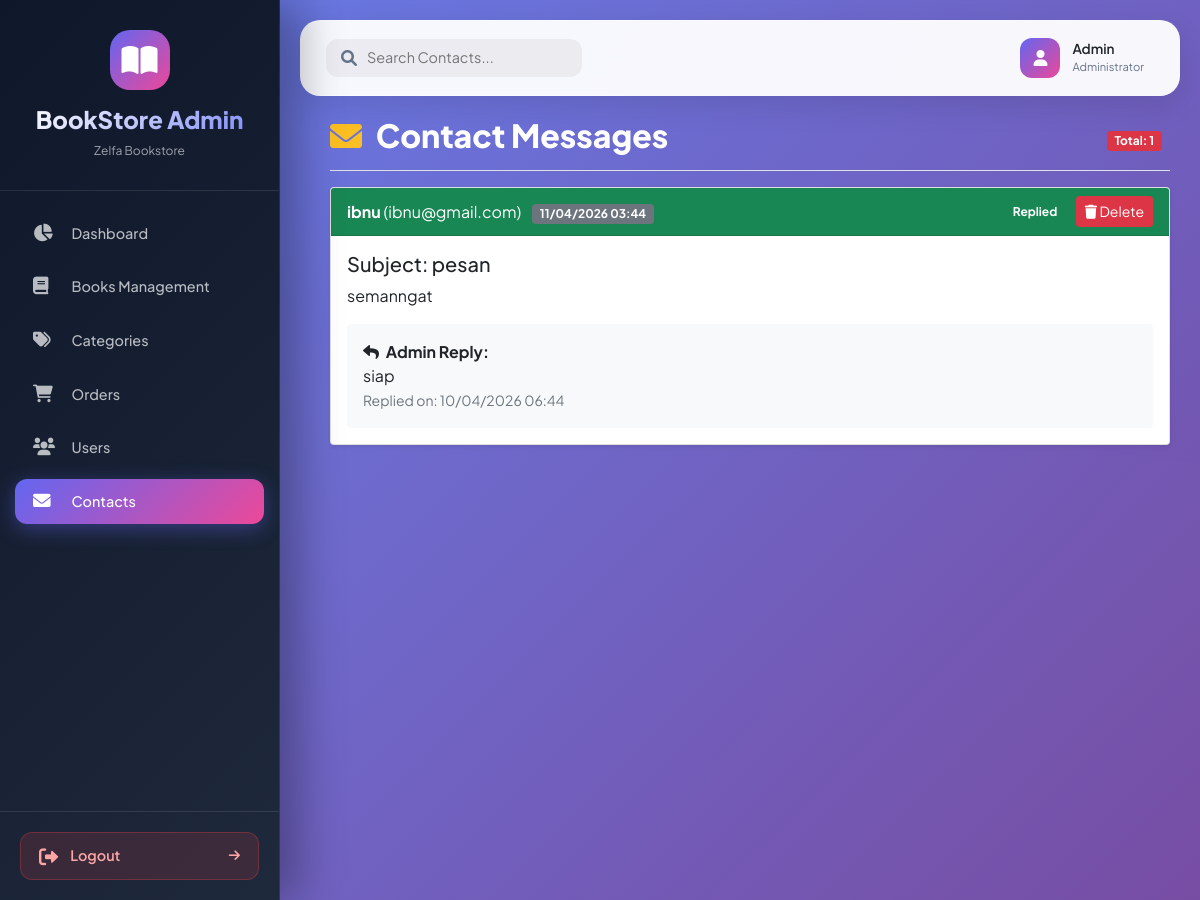
Screenshot of /admin?page=contacts (signed in) with the database file from the repository.
### tables this page shows
CREATE TABLE IF NOT EXISTS `contacts` (
  `id_contact` int NOT NULL AUTO_INCREMENT,
  `id_user` int DEFAULT NULL,
  `name` varchar(100) DEFAULT NULL,
  `email` varchar(100) NOT NULL,
  `subjek` varchar(200) NOT NULL,
  `pesan` text NOT NULL,
  `status` enum('unread','read','replied') NOT NULL DEFAULT 'unread',
  `balasan_admin` text,
  `replied_at` datetime DEFAULT NULL,
  `created_at` timestamp NOT NULL DEFAULT CURRENT_TIMESTAMP,
  PRIMARY KEY (`id_contact`),
  KEY `id_user` (`id_user`),
  CONSTRAINT `contacts_ibfk_1` FOREIGN KEY (`id_user`) REFERENCES `users` (`id_user`) ON DELETE SET NULL ON UPDATE CASCADE
);

### admin/pages/contacts/index.php (the view, shortened to what this page needs)
<?php
$stmt = $pdo->query("SELECT * FROM contacts ORDER BY created_at DESC");
$contacts = $stmt->fetchAll();
?>
<div class="d-flex justify-content-between flex-wrap flex-md-nowrap align-items-center pt-3 pb-2 mb-3 border-bottom">
    <h1 class="h2" style="color: #ffffff; font-weight: 800;">
        <i class="fas fa-envelope me-2" style="color: #fbbf24;"></i> Contact Messages
    </h1>
    <div>
        <span class="badge bg-danger me-2">Total: <?php echo count($contacts); ?></span>
    </div>
</div>
<?php if (empty($contacts)): ?>
<div class="alert alert-info text-center">
    <i class="fas fa-inbox fa-2x mb-2 d-block"></i>
    <p>No contact messages found</p>
</div>
<?php else: ?>
<div class="row">
    <?php foreach ($contacts as $contact): ?>
    <div class="col-md-12 mb-3">
        <div class="card shadow-sm">
            <div class="card-header <?php echo $contact['status'] == 'unread' ? 'bg-warning' : ($contact['status'] == 'replied' ? 'bg-success text-white' : 'bg-light'); ?>">
                <div class="d-flex justify-content-between align-items-center flex-wrap">
                    <div>
                        <strong><?php echo htmlspecialchars($contact['name'] ?? 'Guest'); ?></strong>
                        (<?php echo htmlspecialchars($contact['email'] ?? 'No email'); ?>)
                        <span class="badge bg-secondary ms-2"><?php echo date('d/m/Y H:i', strtotime($contact['created_at'])); ?></span>
                    </div>
                    <div>
                        <span class="badge bg-<?php echo $contact['status'] == 'unread' ? 'danger' : ($contact['status'] == 'read' ? 'info' : 'success'); ?>">
                            <?php echo ucfirst($contact['status']); ?>
                        </span>
                        <a href="?page=contacts&delete=<?php echo $contact['id_contact']; ?>" class="btn btn-sm btn-danger ms-2" onclick="return confirm('Yakin?')">
                            <i class="fas fa-trash"></i> Delete
                        </a>
                    </div>
                </div>
            </div>
            <div class="card-body">
                <h5 class="card-title">Subject: <?php echo htmlspecialchars($contact['subjek'] ?? '-'); ?></h5>
                <p class="card-text"><?php echo nl2br(htmlspecialchars($contact['pesan'] ?? '')); ?></p>
                <?php if (!empty($contact['balasan_admin'])): ?>
                <div class="mt-3 p-3 bg-light rounded">
                    <strong><i class="fas fa-reply me-1"></i> Admin Reply:</strong><br>
                    <?php echo nl2br(htmlspecialchars($contact['balasan_admin'])); ?>
                    <?php if (!empty($contact['replied_at'])): ?>
                    <br><small class="text-muted">Replied on: <?php echo date('d/m/Y H:i', strtotime($contact['replied_at'])); ?></small>
                    <?php endif; ?>
                </div>
                <?php endif; ?>
            </div>
        </div>
    </div>
    <?php endforeach; ?>
</div>
<?php endif; ?>

### admin/index.php (style rules this page uses)
:root { --primary: #6366f1; --primary-dark: #4f46e5; --primary-light: #818cf8; --secondary: #ec4899; --success: #10b981; --danger: #ef4444; --warning: #f59e0b; --info: #3b82f6; --dark: #0f172a; --darker: #020617; --light: #f1f5f9; --gray: #64748b; --card-bg: rgba(255, 255, 255, 0.98); --sidebar-bg: linear-gradient(135deg, #0f172a 0%, #1e293b 100%); }
* { margin: 0; padding: 0; box-sizing: border-box; }
body { font-family: 'Plus Jakarta Sans', sans-serif; background: linear-gradient(135deg, #667eea 0%, #764ba2 100%); background-attachment: fixed; min-height: 100vh; position: relative; }
body::before { content: ''; position: fixed; top: 0; left: 0; width: 100%; height: 100%; background-size: cover; opacity: 0.3; pointer-events: none; z-index: 0; }

### rows the page displays
contacts: name "ibnu", email "ibnu@gmail.com", created_at "11/04/2026 03:44", status "Replied", subjek "pesan", pesan "semanngat", balasan_admin "siap", replied_at "10/04/2026 06:44"

### other values shown
count($contacts) "1"
